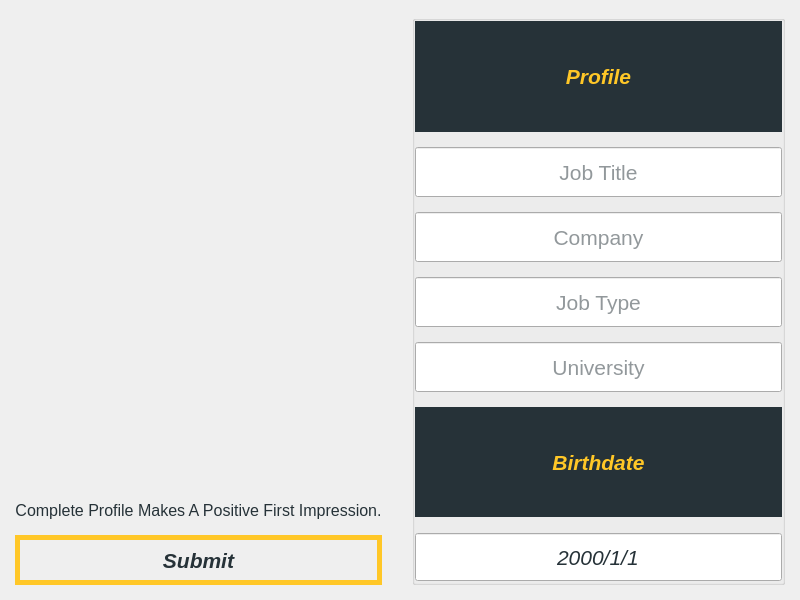
<?xml version="1.0" encoding="UTF-8"?>
<ui version="4.0">
 <class>Profile</class>
 <widget class="QWidget" name="Profile">
  <property name="geometry">
   <rect>
    <x>0</x>
    <y>0</y>
    <width>800</width>
    <height>600</height>
   </rect>
  </property>
  <property name="minimumSize">
   <size>
    <width>800</width>
    <height>600</height>
   </size>
  </property>
  <property name="maximumSize">
   <size>
    <width>880</width>
    <height>660</height>
   </size>
  </property>
  <property name="styleSheet">
   <string notr="true">* {
	border-radius: 1em;
	color: rgb(38, 50, 56);
}
QPushButton {
	border: 5px solid rgb(255, 199, 39);
}
QPushButton:hover {
	background-color: rgb(255, 199, 39);
}
QGroupBox QLabel {
	background-color: rgb(38, 50, 56);
	color: rgb(255, 199, 39);
}
QGroupBox *:focus {
	background-color: rgb(255, 199, 39);
}</string>
  </property>
  <layout class="QGridLayout" name="gridLayout" rowstretch="1,0" columnstretch="0,1">
   <property name="leftMargin">
    <number>15</number>
   </property>
   <property name="topMargin">
    <number>15</number>
   </property>
   <property name="rightMargin">
    <number>15</number>
   </property>
   <property name="bottomMargin">
    <number>15</number>
   </property>
   <property name="spacing">
    <number>0</number>
   </property>
   <item row="0" column="1" rowspan="2">
    <widget class="QGroupBox" name="profileGroup">
     <property name="title">
      <string/>
     </property>
     <layout class="QVBoxLayout" name="verticalLayout">
      <property name="spacing">
       <number>15</number>
      </property>
      <property name="leftMargin">
       <number>0</number>
      </property>
      <property name="topMargin">
       <number>0</number>
      </property>
      <property name="rightMargin">
       <number>0</number>
      </property>
      <property name="bottomMargin">
       <number>0</number>
      </property>
      <item>
       <widget class="QLabel" name="profileLabel">
        <property name="font">
         <font>
          <pointsize>16</pointsize>
          <italic>true</italic>
          <bold>true</bold>
         </font>
        </property>
        <property name="text">
         <string>Profile</string>
        </property>
        <property name="alignment">
         <set>Qt::AlignCenter</set>
        </property>
       </widget>
      </item>
      <item>
       <widget class="QLineEdit" name="jobTitleEdit">
        <property name="minimumSize">
         <size>
          <width>0</width>
          <height>50</height>
         </size>
        </property>
        <property name="maximumSize">
         <size>
          <width>16777215</width>
          <height>50</height>
         </size>
        </property>
        <property name="font">
         <font>
          <pointsize>16</pointsize>
         </font>
        </property>
        <property name="focusPolicy">
         <enum>Qt::ClickFocus</enum>
        </property>
        <property name="text">
         <string/>
        </property>
        <property name="alignment">
         <set>Qt::AlignCenter</set>
        </property>
        <property name="placeholderText">
         <string>Job Title</string>
        </property>
       </widget>
      </item>
      <item>
       <widget class="QLineEdit" name="companyEdit">
        <property name="minimumSize">
         <size>
          <width>0</width>
          <height>50</height>
         </size>
        </property>
        <property name="maximumSize">
         <size>
          <width>16777215</width>
          <height>50</height>
         </size>
        </property>
        <property name="font">
         <font>
          <pointsize>16</pointsize>
         </font>
        </property>
        <property name="focusPolicy">
         <enum>Qt::ClickFocus</enum>
        </property>
        <property name="alignment">
         <set>Qt::AlignCenter</set>
        </property>
        <property name="placeholderText">
         <string>Company</string>
        </property>
       </widget>
      </item>
      <item>
       <widget class="QLineEdit" name="jobTypeEdit">
        <property name="minimumSize">
         <size>
          <width>0</width>
          <height>50</height>
         </size>
        </property>
        <property name="maximumSize">
         <size>
          <width>16777215</width>
          <height>50</height>
         </size>
        </property>
        <property name="font">
         <font>
          <pointsize>16</pointsize>
         </font>
        </property>
        <property name="focusPolicy">
         <enum>Qt::ClickFocus</enum>
        </property>
        <property name="text">
         <string/>
        </property>
        <property name="alignment">
         <set>Qt::AlignCenter</set>
        </property>
        <property name="placeholderText">
         <string>Job Type</string>
        </property>
       </widget>
      </item>
      <item>
       <widget class="QLineEdit" name="universityEdit">
        <property name="minimumSize">
         <size>
          <width>0</width>
          <height>50</height>
         </size>
        </property>
        <property name="maximumSize">
         <size>
          <width>16777215</width>
          <height>50</height>
         </size>
        </property>
        <property name="font">
         <font>
          <pointsize>16</pointsize>
         </font>
        </property>
        <property name="focusPolicy">
         <enum>Qt::ClickFocus</enum>
        </property>
        <property name="alignment">
         <set>Qt::AlignCenter</set>
        </property>
        <property name="placeholderText">
         <string>University</string>
        </property>
       </widget>
      </item>
      <item>
       <widget class="QLabel" name="birthdateLabel">
        <property name="font">
         <font>
          <pointsize>16</pointsize>
          <italic>true</italic>
          <bold>true</bold>
         </font>
        </property>
        <property name="text">
         <string>Birthdate</string>
        </property>
        <property name="alignment">
         <set>Qt::AlignCenter</set>
        </property>
       </widget>
      </item>
      <item>
       <widget class="QDateEdit" name="dateEdit">
        <property name="minimumSize">
         <size>
          <width>0</width>
          <height>50</height>
         </size>
        </property>
        <property name="maximumSize">
         <size>
          <width>16777215</width>
          <height>50</height>
         </size>
        </property>
        <property name="font">
         <font>
          <pointsize>16</pointsize>
          <italic>true</italic>
         </font>
        </property>
        <property name="focusPolicy">
         <enum>Qt::ClickFocus</enum>
        </property>
        <property name="alignment">
         <set>Qt::AlignCenter</set>
        </property>
        <property name="buttonSymbols">
         <enum>QAbstractSpinBox::NoButtons</enum>
        </property>
        <property name="displayFormat">
         <string>yyyy/M/d</string>
        </property>
        <property name="calendarPopup">
         <bool>false</bool>
        </property>
       </widget>
      </item>
     </layout>
    </widget>
   </item>
   <item row="1" column="0">
    <layout class="QVBoxLayout" name="statusLayout">
     <property name="spacing">
      <number>15</number>
     </property>
     <property name="rightMargin">
      <number>30</number>
     </property>
     <item>
      <widget class="QLabel" name="informationLabel">
       <property name="font">
        <font>
         <pointsize>12</pointsize>
        </font>
       </property>
       <property name="styleSheet">
        <string notr="true"/>
       </property>
       <property name="text">
        <string>Complete Profile Makes A Positive First Impression.</string>
       </property>
       <property name="alignment">
        <set>Qt::AlignBottom|Qt::AlignHCenter</set>
       </property>
      </widget>
     </item>
     <item>
      <widget class="QPushButton" name="submitButton">
       <property name="minimumSize">
        <size>
         <width>0</width>
         <height>50</height>
        </size>
       </property>
       <property name="maximumSize">
        <size>
         <width>16777215</width>
         <height>50</height>
        </size>
       </property>
       <property name="font">
        <font>
         <pointsize>16</pointsize>
         <italic>true</italic>
         <bold>true</bold>
        </font>
       </property>
       <property name="text">
        <string>Submit</string>
       </property>
      </widget>
     </item>
    </layout>
   </item>
   <item row="0" column="0">
    <widget class="QLabel" name="imageLabel">
     <property name="styleSheet">
      <string notr="true"/>
     </property>
     <property name="text">
      <string/>
     </property>
     <property name="pixmap">
      <pixmap resource="../Resources/assets.qrc">:/strategy.svg</pixmap>
     </property>
    </widget>
   </item>
  </layout>
 </widget>
 <resources>
  <include location="../Resources/assets.qrc"/>
 </resources>
 <connections/>
</ui>
